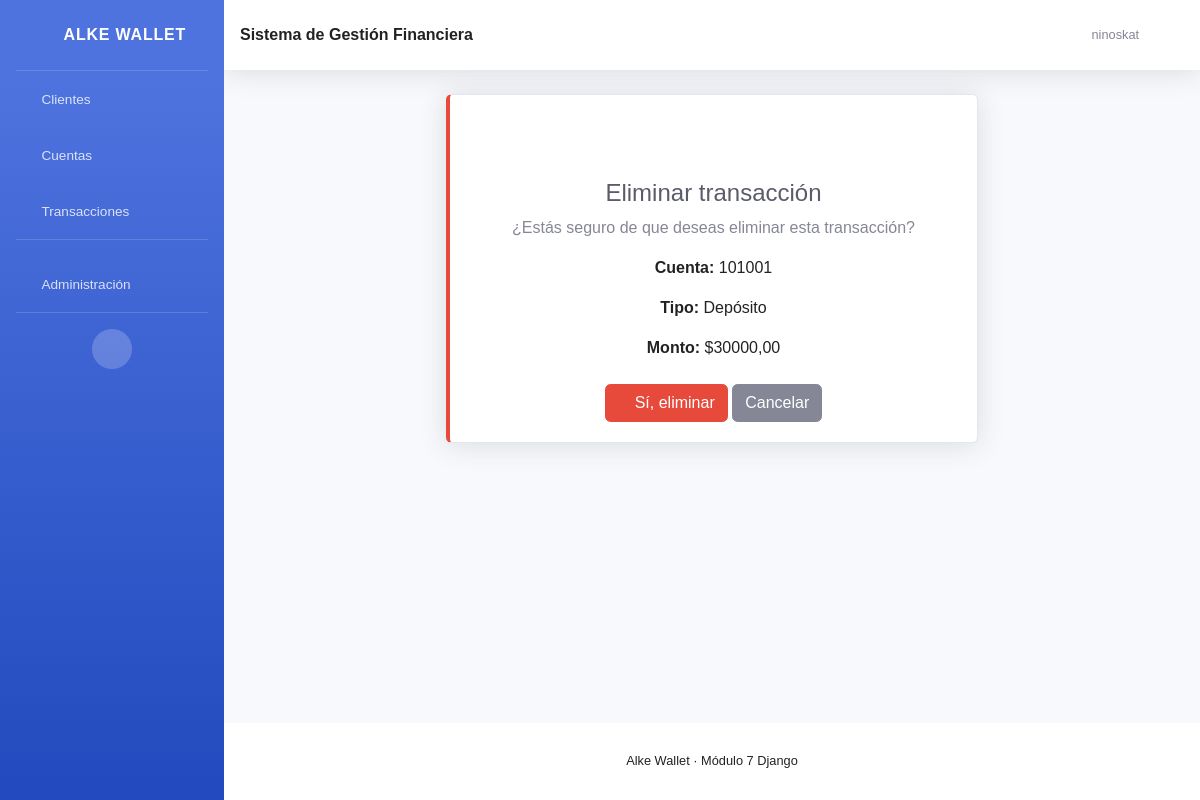
Screenshot of /transacciones/eliminar/1/ (signed in) with the database file from the repository.
### gestion/models.py (models this page shows, shortened)
class Transaccion(models.Model):
    TIPOS_TRANSACCION = [
        ('DEPOSITO', 'Depósito'),
        ('RETIRO', 'Retiro'),
        ('TRANSFERENCIA', 'Transferencia'),
    ]
    cuenta = models.ForeignKey(
        Cuenta,
        on_delete=models.CASCADE,
        related_name='transacciones'
    )
    tipo = models.CharField(
        max_length=20,
        choices=TIPOS_TRANSACCION
    )
    monto = models.DecimalField(
        max_digits=12,
        decimal_places=2
    )
    descripcion = models.CharField(
        max_length=255,
        blank=True
    )
    fecha = models.DateTimeField(
        auto_now_add=True
    )

class Cuenta(models.Model):
    TIPOS_CUENTA = [
        ('VISTA', 'Cuenta Vista'),
        ('AHORRO', 'Cuenta de Ahorro'),
    ]
    cliente = models.ForeignKey(
        Cliente,
        on_delete=models.CASCADE,
        related_name='cuentas'
    )
    numero_cuenta = models.CharField(
        max_length=20,
        unique=True
    )
    tipo_cuenta = models.CharField(
        max_length=20,
        choices=TIPOS_CUENTA
    )
    saldo = models.DecimalField(
        max_digits=12,
        decimal_places=2,
        default=0
    )
    activa = models.BooleanField(
        default=True
    )
    fecha_creacion = models.DateTimeField(
        auto_now_add=True
    )

### gestion/views.py (the view)
class TransaccionDeleteView(LoginRequiredMixin, DeleteView):
    model = Transaccion
    template_name = 'gestion/transacciones/eliminar.html'
    success_url = reverse_lazy('transacciones')

### gestion/templates/gestion/transacciones/eliminar.html (shortened to what this page needs)
{% extends 'gestion/base.html' %}
{% block contenido %}
<div class="row justify-content-center">
    <div class="col-lg-7">
        <div class="card shadow mb-4 border-left-danger">
            <div class="card-body">
                <div class="text-center mb-4">
                    <i class="fas fa-exclamation-triangle fa-3x text-danger mb-3"></i>
                    <h1 class="h4 text-gray-800">
                        Eliminar transacción
                    </h1>
                    <p class="text-gray-600">
                        ¿Estás seguro de que deseas eliminar esta transacción?
                    </p>
                    <p>
                        <strong>Cuenta:</strong>
                        {{ object.cuenta.numero_cuenta }}
                    </p>
                    <p>
                        <strong>Tipo:</strong>
                        {{ object.get_tipo_display }}
                    </p>
                    <p>
                        <strong>Monto:</strong>
                        ${{ object.monto }}
                    </p>
                </div>
                <form method="post" class="text-center">
                    <button type="submit" class="btn btn-danger">
                        <i class="fas fa-trash"></i>
                        Sí, eliminar
                    </button>
                    <a href="{% url 'transacciones' %}" class="btn btn-secondary">
                        Cancelar
                    </a>
                </form>
            </div>
        </div>
    </div>
</div>
{% endblock %}

### gestion/templates/gestion/base.html (shortened to what this page needs)
{% load static %}
<!DOCTYPE html>
<html lang="es">
<head>
    <link
        href="{% static 'gestion/vendor/fontawesome-free/css/all.min.css' %}"
        rel="stylesheet"
        type="text/css"
    >
    <link
        href="{% static 'gestion/css/sb-admin-2.min.css' %}"
        rel="stylesheet"
    >
    <link
        href="{% static 'gestion/css/estilos.css' %}"
        rel="stylesheet"
    >
</head>
<body id="page-top">
<div id="wrapper">
    <ul
        class="navbar-nav bg-gradient-primary sidebar sidebar-dark accordion"
        id="accordionSidebar"
    >
        <a
            class="sidebar-brand d-flex align-items-center justify-content-center"
            href="{% url 'clientes' %}"
        >
            <div class="sidebar-brand-icon rotate-n-15">
                <i class="fas fa-wallet"></i>
            </div>
            <div class="sidebar-brand-text mx-3">
                Alke Wallet
            </div>
        </a>
        <hr class="sidebar-divider my-0">
        <li class="nav-item">
            <a
                class="nav-link"
                href="{% url 'clientes' %}"
            >
                <i class="fas fa-fw fa-users"></i>
                <span>
                    Clientes
                </span>
            </a>
        </li>
        <li class="nav-item">
            <a
                class="nav-link"
                href="{% url 'cuentas' %}"
            >
                <i class="fas fa-fw fa-university"></i>
                <span>
                    Cuentas
                </span>
            </a>
        </li>
        <li class="nav-item">
            <a
                class="nav-link"
                href="{% url 'transacciones' %}"
            >
                <i class="fas fa-fw fa-exchange-alt"></i>
                <span>
                    Transacciones
                </span>
            </a>
        </li>
        <hr class="sidebar-divider">
        {% if user.is_staff %}
        <li class="nav-item">
            <a
                class="nav-link"
                href="/admin/"
            >
                <i class="fas fa-fw fa-cog"></i>
                <span>
                    Administración
                </span>
            </a>
        </li>
        {% endif %}
        <hr class="sidebar-divider d-none d-md-block">
        <div class="text-center d-none d-md-inline">
            <button
                class="rounded-circle border-0"
                id="sidebarToggle"
            ></button>
        </div>
    </ul>
    <div
        id="content-wrapper"
        class="d-flex flex-column"
    >
        <div id="content">
            <nav
                class="navbar navbar-expand navbar-light bg-white topbar mb-4 static-top shadow"
            >
                <div
                    class="d-none d-sm-inline-block"
                >
                    <strong>
                        Sistema de Gestión Financiera
                    </strong>
                </div>
                <ul class="navbar-nav ml-auto">
                    {% if user.is_authenticated %}
                    <li class="nav-item dropdown no-arrow">
                        <a
                            class="nav-link dropdown-toggle"
                            href="#"
                            id="userDropdown"
                            role="button"
                            data-toggle="dropdown"
                            aria-haspopup="true"
                            aria-expanded="false"
                        >
                            <span
                                class="mr-2 d-none d-lg-inline text-gray-600 small"
                            >
                                {{ user.username }}
                            </span>
                            <i
                                class="fas fa-user-circle fa-2x text-gray-400"
                            ></i>
                        </a>
                    </li>
                    {% endif %}
                </ul>
            </nav>
            <div class="container-fluid">
                {% block contenido %}
                {% endblock %}
            </div>
        </div>
        <footer class="sticky-footer bg-white">
            <div class="container my-auto">
                <div class="copyright text-center my-auto">
                    <span>
                        Alke Wallet · Módulo 7 Django
                    </span>
                </div>
            </div>
        </footer>
    </div>
</div>
</body>
</html>

### gestion/static/gestion/css/estilos.css (style rules this page uses)
body { font-family: Arial, sans-serif; margin: 0; background-color: #f4f6f8; color: #222; }
nav { background-color: #0d6efd; padding: 16px 30px; display: flex; align-items: center; gap: 20px; }
nav a { color: white; text-decoration: none; font-weight: bold; }
nav span { color: white; margin-left: auto; }
h1 { color: #1f2937; }
a { color: #0d6efd; }
button { background-color: #0d6efd; color: white; border: none; padding: 10px 16px; border-radius: 5px; cursor: pointer; }

### rows the page displays
Transaccion: cuenta.numero_cuenta "101001", tipo "Depósito", monto "30000,00"

### other values shown
{{ user.username }} "ninoskat"
